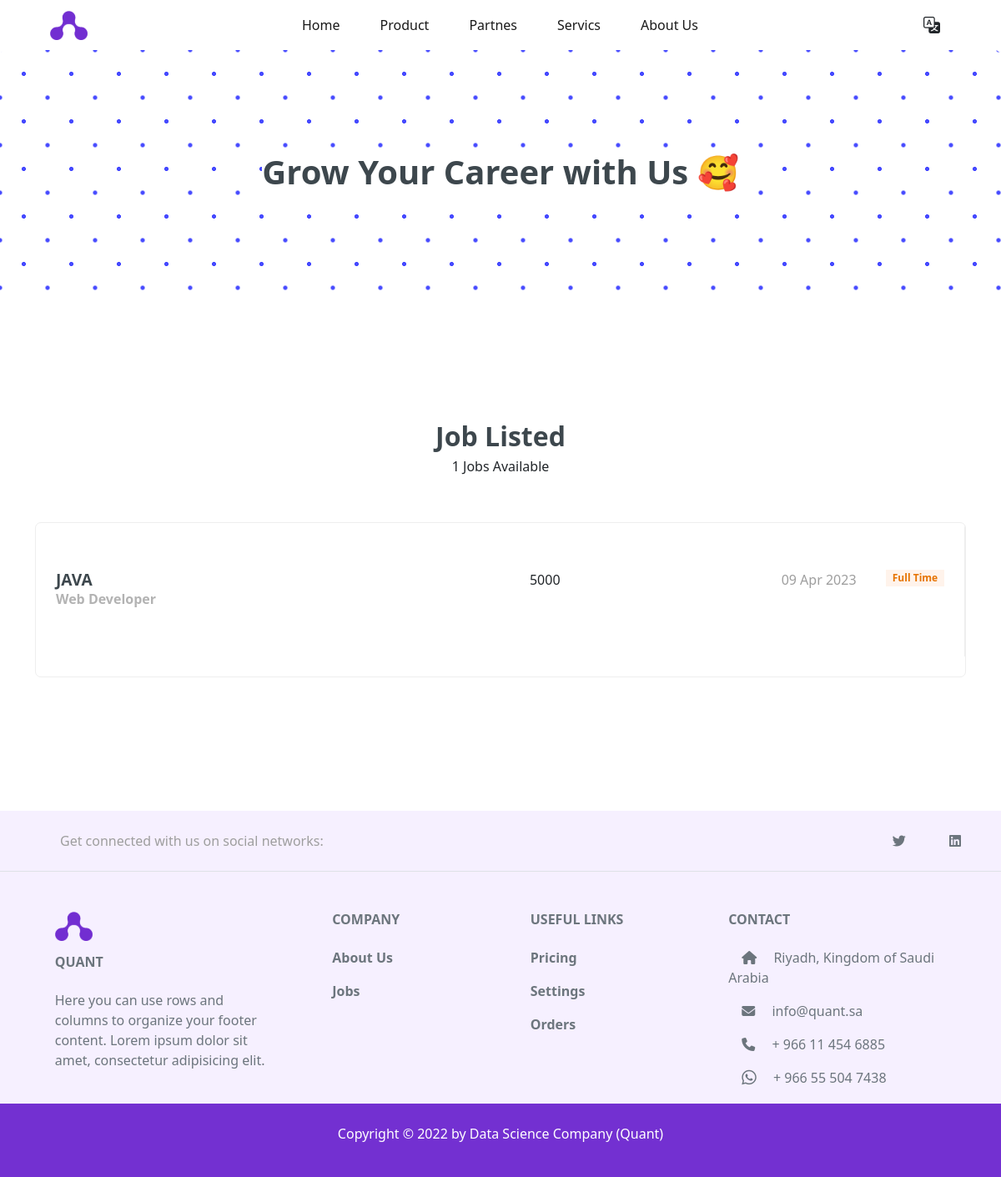
Screenshot of /jobs/ with the database file from the repository.
### job/models.py (models this page shows, shortened)
class Job(models.Model):
    title = models.CharField(max_length=100)
    job_type = models.CharField(max_length=20, choices= JOBTYPE)
    description = RichTextField(max_length=1000)
    JobResponsibilities = RichTextField(max_length=1000)
    JobRequirements = RichTextField(max_length=1000)
    published_at = models.DateTimeField(auto_now=True)
    vacancy = models.IntegerField(default=1)
    salary = models.IntegerField(default=0)
    category = models.ForeignKey('Category', on_delete=models.CASCADE)
    slug = models.SlugField(blank=True, null= True, editable=False, unique=True)
    def __str__(self):
        return self.title

class Category(models.Model):
    name = models.CharField(max_length=40)
    def __str__(self):
        return self.name

### job/views.py (the view)
# urls.py: path('' , views.jobList, name="jobList"),
def jobList(request):
    jobList = Job.objects.all()
    context = {'jobs' : jobList}
    return render(request, 'job/jobs.html', context)

### job/templates/job/jobs.html (shortened to what this page needs)
{% extends 'base.html' %}
{% block jumbotron %}
<section>
  <div class="jumbotron p-5 text-center bg-image rounded-3">
    <div class="d-flex justify-content-center align-items-center h-100">
      <div class="titlteContactUs">
        <h1 class="fw-bold">Grow Your Career with Us 🥰</h1>
      </div>
    </div>
  </div>
</section>
{% endblock jumbotron %}
{% block body %}
{% if jobs.count == 0 %}
<div class="container text-center">
      <h2 class="section-title p-5">
        We are not hiring right now.
      </h2>
      <p class = "mb-5">Need information ?</p>
      <a href="{% url 'contactUs:sendMessage' %}">
        <button href="" class="btn-home btn btn-outline-success mb-5">Contact Us</button>
      </a>
  </div>
  {% else %}
<section class="site-section">
    <div class="container">
      <div class="row mb-5 justify-content-center">
        <div class="col-md-7 text-center">
          <h2 class="section-title mb-2">Job Listed</h2>
          <h6 class="mb-2">{{jobs.count}} Jobs Available</h6>
        </div>
      </div>
      <ul class="job-listings mb-5">
        {% for job in jobs  %}
        <li class="job-listing d-block d-sm-flex pb-3 pb-sm-0 align-items-center mb-4">
          <a href="{% url 'jobs:jobDetail' job.slug %}"></a>
          <div class="job-listing-about d-sm-flex custom-width w-100 justify-content-between mx-4">
            <div class="job-listing-position custom-width w-50 mb-3 mb-sm-0">
              <h2>{{job}}</h2>
              <strong>{{job.category}}</strong>
            </div>
            <div class="job-listing-location mb-3 mb-sm-0 custom-width w-25">
               {{job.salary}}
            </div>
            <span class="d-sm-flex">{{job.published_at|date:'d M o'}}</span>
            <div class="job-listing-meta">
              <span class="badge d-sm-flex">{{job.job_type}}</span>
            </div>
          </div>
        </li>
        {% endfor %}
      </ul>
    </div>
  </section>
  {% endif %}
{% endblock body %}

### static/css/jobList.css (style rules this page uses)
.site-section { padding-top: 7rem; padding-bottom: 7rem; position: relative; z-index: 2; }
.section-title { font-size: 2rem; font-weight: 700; }
.job-listings { padding: 0; margin: 0; border: 1px solid #eee; border-radius: 7px; overflow: hidden; position: relative; background: #fff; }
.job-listing { height: 20vh; }
.job-listings .badge { padding: px 10px; background-color: #fff3eb; color: #e67300; justify-content: center; align-items: center; border-radius: 0; }
.job-listings .job-listing { position: relative; border-bottom: 1px solid #eee; -webkit-transition: .3s all ease; -o-transition: .3s all ease; transition: .3s all ease; }
.job-listings .job-listing:last-child { border-bottom: none; }
.job-listings .job-listing a { position: absolute; width: 100%; height: 100%; -webkit-transition: .3s all ease; -o-transition: .3s all ease; transition: .3s all ease; }
.job-listings .job-listing { -webkit-box-flex: 0; -ms-flex: 0 0 150px; flex: 0 0 150px; border-right: 1px solid #eee; }
.job-listings .job-listing-position h2 { font-size: 1.2rem; margin-bottom: 0; font-weight: bold; }
.job-listings .job-listing-position strong { color: #b3b3b3; }

### static/css/contactUs.css (style rules this page uses)
.jumbotron { height: 300px; background-image: radial-gradient(#474bff 2.5px, transparent 2.5px), radial-gradient(#474bff 2.5px, transparent 2.5px); background-position: 0 0, 28.5px 28.5px; background-color: white; background-size: 57px 57px; }
.titlteContactUs { background-color: white; }

### static/css/partiners.css (style rules this page uses)
.row { overflow: hidden; }

### static/css/style.css (style rules this page uses)
:root { --btn-color: #302AE6; --secondary-color: #536390; --hover-color: #302AE6; --font-color: #3D474D; --bg-color: #fff; --heading-color: #959CA0; }
html { scroll-behavior: smooth; }
h1, h2, h3, h5 { color: var(--font-color); }
span { color: rgb(158, 158, 158); }
a { text-decoration: none; font-weight: 600; }

### rows the page displays
Job: title "JAVA", category "Web Developer", salary "5000", published_at "09 Apr 2023", job_type "Full Time"

### other values shown
{{ jobs.count }} "1"
